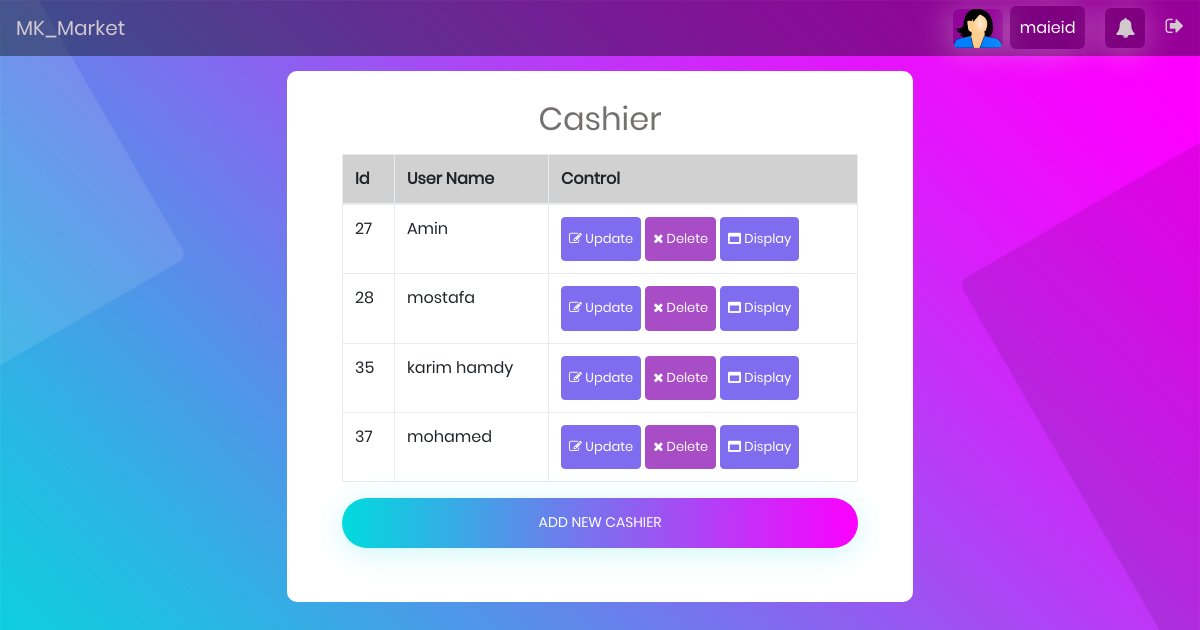
The page /APP/controllers/Admin/C_Admin.php?action=v_cashier&GroupID=3 (signed in) on the database its author committed.
### tables this page shows
CREATE TABLE `users` (
  `ID` int(11) NOT NULL,
  `Username` varchar(255) DEFAULT NULL,
  `Password` varchar(255) DEFAULT NULL,
  `Fullname` varchar(255) DEFAULT NULL,
  `Email` varchar(255) DEFAULT NULL,
  `salary` varchar(255) DEFAULT NULL,
  `Regestration` date DEFAULT NULL,
  `BirthData` date DEFAULT NULL,
  `UserImage` varchar(255) DEFAULT NULL,
  `WorkHours` int(11) DEFAULT NULL,
  `Age` int(11) DEFAULT NULL,
  `Address` text NOT NULL,
  `Phone` int(13) NOT NULL,
  `GroupID` int(11) DEFAULT '0'
);

### App/models/Display.php (called while the page is built, shortened)
<?php
class Display {
    private $tablename;
    public function setTableName($tablename)
    {
        $this->tablename=$tablename;
    }
    function connectToDB(){
        try
        {
            include_once "../../models/Database.php";
            $var = "../../include/vars.php";
            $this->database=new Database($var);
        }
        catch (Exception $EXO)
        {
            echo $EXO->getMessage;
        }
    }
    function getAllUserData($GroupID)
    {
        $query = "SELECT * FROM $this->tablename where GroupID = $GroupID ORDER BY 'id' DESC ";
        $db = $this->database->db;
        $stmt = $db->prepare($query);
        $stmt->execute();
        $cont = $stmt->rowCount();
        if($cont > 0){
            for($i=0; $i<$cont; $i++)
            {
                $data[$i] = $stmt->fetch();
            }
            return $data;
        }
    }
}
?>

### App/include/vars.php (called while the page is built)
<?php
    $dns = 'mysql:host=localhost;dbname=MK_Market';
    $user = 'root';
    $pass = '';
    $option = array(
    PDO::MYSQL_ATTR_INIT_COMMAND => "SET NAMES utf8",
    );
?>

### App/models/Database.php (called while the page is built, shortened)
<?php
class Database
{
    private $dns;
    private $user;
    private $pass;
    private $option;
    function __construct($filename)
    {
        $this->dns = $dns;
        $this->user = $user;
        $this->pass = $pass;
        $this->option = $option;
    }
     function connect()
    {
        $this->db = new PDO($this->dns,$this->user,$this->pass,$this->option);
    }
}
?>

### App/models/Admin.php (called while the page is built, shortened)
<?php
class Admin{
    private $tablename;
    function setTableName($tablename){
        $this->tablename = $tablename;
    }
    public function DisplayAllEmployee($GroupID){
        include "Display.php";
        $display = new Display();
        $display->setTableName($this->tablename);
        $SecDataDisplay = $display->getAllUserData($GroupID);
        return $SecDataDisplay;
    }
}

### App/views/Admin/V_manageCashier.php (the view, shortened to what this page needs)
<?php
    include_once '../../Tempelates/header.php';
    include_once '../../Tempelates/navbar.php';
?>
<div class="ContentDelete">
<div class="container-login100">
    <div class="wrap-login100 p-l-55 p-r-55 p-t-65 p-b-54 ">
        <h2 class="headcash">Cashier</h2>
        <table class="table table-bordered ">
          <thead style="text-aline=center">
            <tr>
                <th>Id</th>
                <th>User Name</th>
                <th>Control</th>
            </tr>
          </thead>
          <tbody>
              <?php
              include "../../models/Admin.php";
                $ID       = $_SESSION['ID'];
                $tableName = "users";
                $Admin = new Admin($ID);
                $Admin->setTableName($tableName);
                $GroupID = $_SESSION['UserGroupID'];
                $SecDataDisplay = $Admin->DisplayAllEmployee($GroupID);
                    if(empty($SecDataDisplay)){
                    echo "There is no Cashier please try to add sum....";
                }else{
                    for ($i = 0; $i < count($SecDataDisplay); $i++){
                    echo "
                    <tr>
                        <td>{$SecDataDisplay[$i]['ID']}</td>
                        <td>{$SecDataDisplay[$i]['Username']}</td>
                        <td>
                            <a href ='../../controllers/Admin/C_manageEmployee.php?page=ManageCashier&action=update&id={$SecDataDisplay[$i]['ID']}&GroupID=3' class= 'btn btn-info confirm btn-up'><i class='fa fa-edit'></i> Update</a>
                            <a  href='../../controllers/Admin/C_manageEmployee.php?action=delete&id={$SecDataDisplay[$i]['ID']}' class='btn btn-danger confirm btn-del delete'><i class='fa fa-close'></i> Delete</a>
                            <a href ='../../controllers/Admin/C_manageEmployee.php?page=ManageCashier&action=display&id={$SecDataDisplay[$i]['ID']}&GroupID=3' class = 'btn btn-info confirm btn-up'> <i class='fa fa-window-maximize' aria-hidden='true'></i> Display</a>
                        </td>
                    </tr>
                        ";
                    }
                    }
              ?>
          </tbody>
        </table>
        <div class="container-login100-form-btn">
                <div class="wrap-login100-form-btn">
                        <div class="login100-form-bgbtn"></div>
                        <button class="login100-form-btn" name="submit">
                            <a style="color:#fff" href="../../controllers/Admin/C_manageEmployee.php?page=ManageEmployee&action=add&GroupID=3">Add New Cashier</a>
                        </button>
                </div>
        </div>
    </div>
</div>
</div>
<?php
include "../../Tempelates/footer.php";
?>

### App/resources/Css/main.css (style rules this page uses)
a:link { color: #fff; }
* { margin: 0px; padding: 0px; box-sizing: border-box; }
body, html { height: 100%; font-family: Poppins-Regular, sans-serif; background-attachment: fixed; background-size:cover ; background-image: url('../images/bg-01.jpg'); }
a { font-family: Poppins-Regular; font-size: 14px; line-height: 1.7; color: #666666; margin: 0px; transition: all 0.4s; -webkit-transition: all 0.4s; -o-transition: all 0.4s; -moz-transition: all 0.4s; }
h1,h2,h3,h4,h5,h6 { margin: 0px; }
button { outline: none !important; border: none; background: transparent; }
.container-login100 { width: 100%; display: -webkit-box; display: -webkit-flex; display: -moz-box; display: -ms-flexbox; display: flex; flex-wrap: wrap; justify-content: center; align-items: center; padding: 15px; background-repeat: no-repeat; background-position: center; background-size: cover; }
.wrap-login100 { width: 626px; background: #fff; border-radius: 10px; overflow: hidden; }
.container-login100-form-btn { display: -webkit-box; display: -webkit-flex; display: -moz-box; display: -ms-flexbox; display: flex; flex-wrap: wrap; justify-content: center; }
.wrap-login100-form-btn { width: 100%; display: block; position: relative; z-index: 1; border-radius: 25px; overflow: hidden; margin: 0 auto; box-shadow: 0 5px 30px 0px rgba(3, 216, 222, 0.2); -moz-box-shadow: 0 5px 30px 0px rgba(3, 216, 222, 0.2); -webkit-box-shadow: 0 5px 30px 0px rgba(3, 216, 222, 0.2); -o-box-shadow: 0 5px 30px 0px rgba(3, 216, 222, 0.2); -ms-box-shadow: 0 5px 30px 0px rgba(3, 216, 222, 0.2); }
.login100-form-bgbtn { position: absolute; z-index: -1; width: 300%; height: 100%; background: #a64bf4; background: -webkit-linear-gradient(right, #00dbde, #fc00ff, #00dbde, #fc00ff); background: -o-linear-gradient(right, #00dbde, #fc00ff, #00dbde, #fc00ff); background: -moz-linear-gradient(right, #00dbde, #fc00ff, #00dbde, #fc00ff); background: linear-gradient(right, #00dbde, #fc00ff, #00dbde, #fc00ff); top: 0; left: -100%; -webkit-transition: all 0.4s; -o-transition: all 0.4s; -moz-transition: all 0.4s; transition: all 0.4s; }
.login100-form-btn { font-family: Poppins-Medium; font-size: 16px; color: #fff; line-height: 1.2; text-transform: uppercase; display: -webkit-box; display: -webkit-flex; display: -moz-box; display: -ms-flexbox; display: flex; justify-content: center; align-items: center; padding: 0 20px; width: 100%; height: 50px; }
.headcash { color: #747070; text-align: center; margin-top: -35px; margin-bottom: 18px; }
.table thead { background-color: #d1d1d1; }
.table .btn-up { background-color: #806cef; border-color: #806cef; }
.table .btn-del { background-color: #a94dc7; border-color: #a94dc7; }
.table .btn { font-size: 13px; padding: 13px 7px; }

### rows shown on the page
users: ID "27", Username "Amin"
users: ID "28", Username "mostafa"
users: ID "35", Username "karim hamdy"
users: ID "37", Username "mohamed"

### other values the page prints
$userName "maieid"
